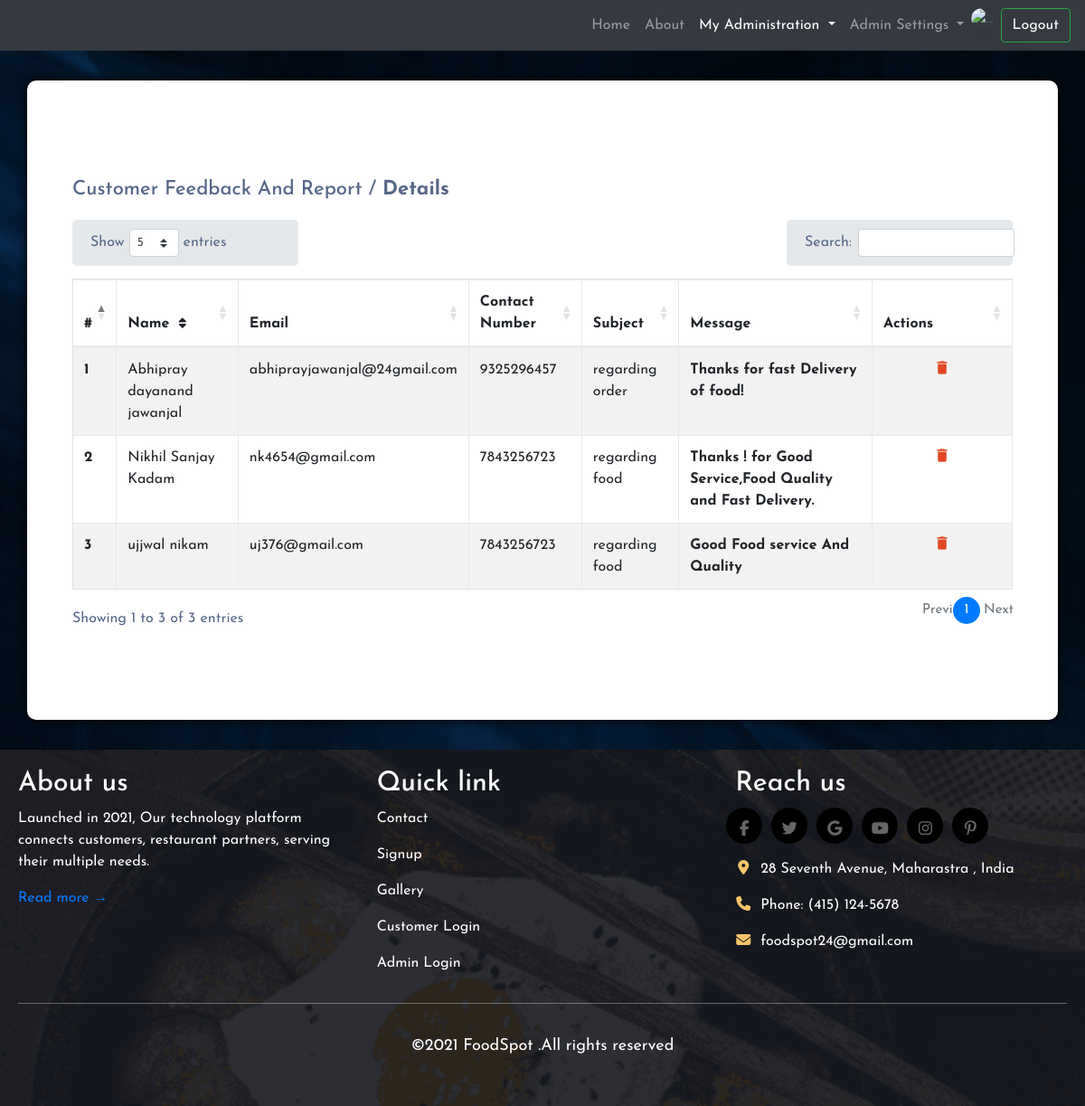
/mainfiles/feedback.php (signed in), run on the app's committed database.
### tables this page shows
CREATE TABLE `contactdetails` (
  `id` int(255) NOT NULL,
  `Name` varchar(255) NOT NULL,
  `Email` varchar(255) NOT NULL,
  `Contactnumber` varchar(255) NOT NULL,
  `Subject` varchar(255) NOT NULL,
  `Message` varchar(255) NOT NULL
);

### mainfiles/feedback.php (the view, shortened to what this page needs)
<!DOCTYPE html>
<html lang="en">
<head>
<link rel="stylesheet" href="https://maxcdn.bootstrapcdn.com/bootstrap/4.5.2/css/bootstrap.min.css">
<link rel="stylesheet" href="/abhipray/style/userdetail.css">
<link rel="stylesheet" href="https://cdn.datatables.net/1.10.25/css/dataTables.bootstrap4.min.css">
</head>
<body>
    <nav class="navbar navbar-expand-lg navbar-dark bg-dark">
        <div class="collapse navbar-collapse" id="navbarSupportedContent">
            <ul class="navbar-nav ml-auto">
                <li class="nav-item ">
                    <a class="nav-link" href="../mainfiles/admindashboard.php"target="blank">Home <span class="sr-only">(current)</span></a>
                </li>
                <li class="nav-item">
                    <a class="nav-link" href="../mainfiles/about.php"target="blank">About</a>
                </li>
                <li class="nav-item dropdown">
                    <a class="nav-link active dropdown-toggle" href="#" id="navbarDropdown" role="button" data-toggle="dropdown" aria-haspopup="true" aria-expanded="false">
                        My Administration
                    </a>
                </li>
                <li class="nav-item dropdown">
                    <a class="nav-link dropdown-toggle" href="#" id="navbarDropdown" role="button" data-toggle="dropdown" aria-haspopup="true" aria-expanded="false">
                        Admin Settings
                    </a>
                </li>
                <li  class="nav-item mr-2">
                    <?php
                  if (isset($_SESSION['username'])) {
                    ?>
                     <span type="boolean" class="py-3" name="profile" data-toggle="tooltip" data-placement="auto" title="FoodSpot Admin Account : <?php echo $_SESSION['username'];?>">
                    <span class="w-10 h-10 rounded-full w-1/12">
            <img alt="..." class="w-full rounded-full align-middle border-500 shadow-lg user" src="../images/profile6.png" style="height: 40px;width:40px">
          </span>     </span>
          <?php
                    }
                    ?>
                    </li>
            </ul>
            <form class="form-inline my-3 my-lg-0">
                <button class="btn btn-outline-success my-2 my-sm-0" type="submit" ><a href="login/logout.php" style="color: white;text-decoration: none;"> Logout</a></button>
            </form>
        </div>
    </nav>
    <div class="container">
        <div class="table-responsive">
            <div class="table-wrapper">
                <div class="table-title">
                    <div class="row">
                        <div class="col-sm-8"><h2>Customer Feedback And Report / <b>Details</b></h2></div>
                    </div>
                </div>
                <table id= "mytable" class="table table-striped table-hover table-bordered">
                    <thead>
                        <tr>
                            <th>#</th>
                            <th>Name <i class="fa fa-sort"></i></th>
                            <th>Email</th>
                            <th>Contact Number</th>
                            <th>Subject</th>
                            <th>Message</th>
                            <th>Actions</th>
                        </tr>
                    </thead>
                    <tbody>
                    <?php
                     include 'foodspot_connection.php';
                    $selectquery="select * from contactdetails";
                           $no=1;
                   $query=mysqli_query($con,$selectquery);
                   while($res=mysqli_fetch_array($query)){
                       ?>
                   <tr>
                   <th><?php echo $no; ?></th>
                   <td><?php echo $res['Name']; ?></td>
                   <td><?php echo $res['Email']; ?></td>
                   <td><?php echo $res['Contactnumber']; ?></td>
                   <td><?php echo $res['Subject']; ?></td>
                   <th><?php echo $res['Message']; ?></th>
                   <td class="text-center">
                       <a href="../mainfiles/query/delete.php?idth=<?php echo $res['id'];?>" class="delete" title="Delete" data-toggle="tooltip"><i class="material-icons " >&#xE872;</i></a>
                   </td>
               </tr>
               <?php
               $no++;
                      }
                     ?>
                    </tbody>
                </table>
            </div>
        </div>
    </div>
    <footer>
        <section class=" footer ">
            <div>
                <div class="row">
                    <div class="col-md-4 col-sm-12">
                        <h1 style="  font-size: 30px;">About us</h1>
                        <p>Launched in 2021, Our technology platform connects customers, restaurant partners, serving their multiple needs. </p>
                        <a href="../mainfiles/about.php" target="blank">Read more &rarr;</a>
                    </div>
                    <div class="col-md-4  col-sm-6">
                        <h1 style=" font-size: 30px;">Quick link</h1>
                        <div class=" clearfix">
                            <a href="../mainfiles/contact.php" style="color: white;" target="blank">
                                <p class="footer-blog-text">Contact</p>
                            </a>
                        </div>
                        <div class=" clearfix">
                            <a href="../mainfiles/login/signup.php" style="color: white;" target="blank">
                                <p class="footer-blog-text">Signup</p>
                            </a>
                        </div>
                        <div class=" clearfix">
                            <a href="../mainfiles/about.php" style="color: white;" target="blank">
                                <p class="footer-blog-text">Gallery</p>
                            </a>
                        </div>
                        <div class="clearfix last">
                            <a href="../mainfiles/login/customerlogin.php" style="color: white;"  target="blank">
                                <p class="footer-blog-text">Customer Login</p>
                            </a>
                        </div>
                        <div class="clearfix last">
                            <a href="../mainfiles/login/adminlogin.php" style="color: white;"  target="blank">
                                <p class="footer-blog-text">Admin Login</p>
                            </a>
                        </div>
                    </div>
                    <div class="col-md-4  col-sm-6">
                        <h1 style="  font-size: 30px;">Reach us</h1>
                        <div class="footer-social-icons">
                            <ul>
                                <li>
                                    <a href="https://www.facebook.com">
                                        <i class="fab fa-facebook-f"></i>
                                    </a>
                                </li>
                                <li>
                                    <a href="https://www.twitter.com">
                                        <i class="fab fa-twitter"></i>
                                    </a>
                                </li>
                                <li>
                                    <a href="https://plus.google.com">
                                        <i class="fab fa-google"></i>
                                    </a>
                                </li>
                                <li>
                                    <a href="https://www.youtube.com">
                                        <i class="fab fa-youtube"></i>
                                    </a>
                                </li>
                                <li>
                                    <a href="https://www.instagram.com">
                                        <i class="fab fa-instagram"></i>
                                    </a>
                                </li>
                                <li>
                                    <a href="https://www.pinterest.com">
                                        <i class="fab fa-pinterest-p"></i>
                                    </a>
                                </li>
                            </ul>
                        </div>
                        <div class="footer-address">
                        <p><i class="fa fa-map-marker"></i>28 Seventh Avenue, Maharastra , India</p>
                            <p><i class="fa fa-phone"></i>Phone: (415) 124-5678</p>
                            <p><i class="fa fa-envelope"></i>foodspot24@gmail.com</p>
                        </div>
                    </div>
                </div>
            </div>
            <hr>
            <div class="bottom" style="font-size: 18px;">
                <p style="color: white; padding: 17px 0;" align="center">
                    &copy;2021 FoodSpot .All rights reserved</p>
            </div>
        </section>
    </footer>
</body>
</html>

### style/userdetail.css (style rules this page uses)
* { margin: 0; padding: 0; box-sizing: border-box; font-family: 'Josefin Sans', sans-serif; }
body { color: #566787; background: #f5f5f5; font-family: 'Roboto', sans-serif; }
.table-responsive { margin: 30px 0; }
.table-wrapper { min-width: 1000px; background: #fff; padding: 20px; box-shadow: 0 1px 1px rgba(0, 0, 0, .05); }
.table-title { padding-bottom: 10px; margin: 0 0 10px; }
.table-title h2 { margin: 8px 0 0; font-size: 22px; }
table.table tr th, table.table tr td { border-color: #e9e9e9; }
table.table-striped tbody tr:nth-of-type(odd) { background-color: #fcfcfc; }
table.table th i { font-size: 13px; margin: 0 5px; cursor: pointer; }
table.table td:last-child { width: 130px; }
table.table td a { color: #a0a5b1; display: inline-block; margin: 0 5px; }
table.table td a.delete { color: #E34724; }
table.table td i { font-size: 19px; }
body { background-color: black; }
.container { width: auto; height: auto; padding: 50px 30px; background-color: #fff; border-radius: 10px; box-shadow: 0 0 10px black; position: relative; }
.footer { background-color: black; background-image: url('bg6.png'); color: white; padding: 20px; }
.footer hr { border-top-color: #bbb; opacity: 0.5; }
hr { border-top-color: white; opacity: 0; }
h1 { color: rgb(255, 255, 255); }
.footer-address .fa { margin-right: 10px; color: #f9c56a; width: 18px; text-align: center; }
.footer-social-icons ul { list-style: none; display: flex; margin-left: -15px; }
.footer-social-icons a { text-align: center; align-items: center; display: flex; }
.footer-social-icons ul li a { position: relative; display: inline-block; color: #666; font-size: 17px; align-items: center; height: 40px; width: 40px; background: black; line-height: 50px; border-radius: 50px; margin: 0 5px; cursor: pointer; transition: .5s; }
.footer-social-icons ul li a:before { position: absolute; content: ''; top: 0; left: 0; height: 100%; width: 100%; border-radius: 50%; transform: scale(0.9); transition: .5s; }
.footer-social-icons ul li:nth-child(1):before { background: #4267B2; }
.footer-social-icons ul li:nth-child(2):before { background: #1DA1F2; }
.footer-social-icons ul li:nth-child(3):before { background: #4267B2; }
.footer-social-icons ul li:nth-child(4):before { background: #FF0000; }
.footer-social-icons ul li:nth-child(5):before { background: #db4a39; }
.footer-social-icons ul li:nth-child(5):before { background: #BD081C; }

### mainfiles/feedback.php (style rules this page uses)
body { background-image: url('/abhipray/images/bg901.jpg'); background-size: 100% 100%; background-repeat: no-repeat; }
.footer { background-color: black; background-image: url('/abhipray/images/bg6.png'); background-repeat: no-repeat; background-size: cover; color: white; padding: 20px; }
a { text-decoration: none !important }
.w-full { width: 100%; }
.align-middle { vertical-align: middle; }
.shadow-lg { box-shadow: 0 10px 15px -3px rgb(0 0 0 / 10%), 0 4px 6px -2px rgb(0 0 0 / 5%); }
.rounded-full { border-radius: 9999px; }
.user { border-color: white; border-width: 5px; }

### data on the page
contactdetails: Name "Abhipray dayanand jawanjal", Email "abhiprayjawanjal@24gmail.com", Contactnumber "9325296457", Subject "regarding order", Message "Thanks for fast Delivery of food!"
contactdetails: Name "Nikhil Sanjay Kadam", Email "nk4654@gmail.com", Contactnumber "7843256723", Subject "regarding food", Message "Thanks ! for Good Service,Food Quality and Fast Delivery."
contactdetails: Name "ujjwal nikam", Email "uj376@gmail.com", Contactnumber "7843256723", Subject "regarding food", Message "Good Food service And Quality"
